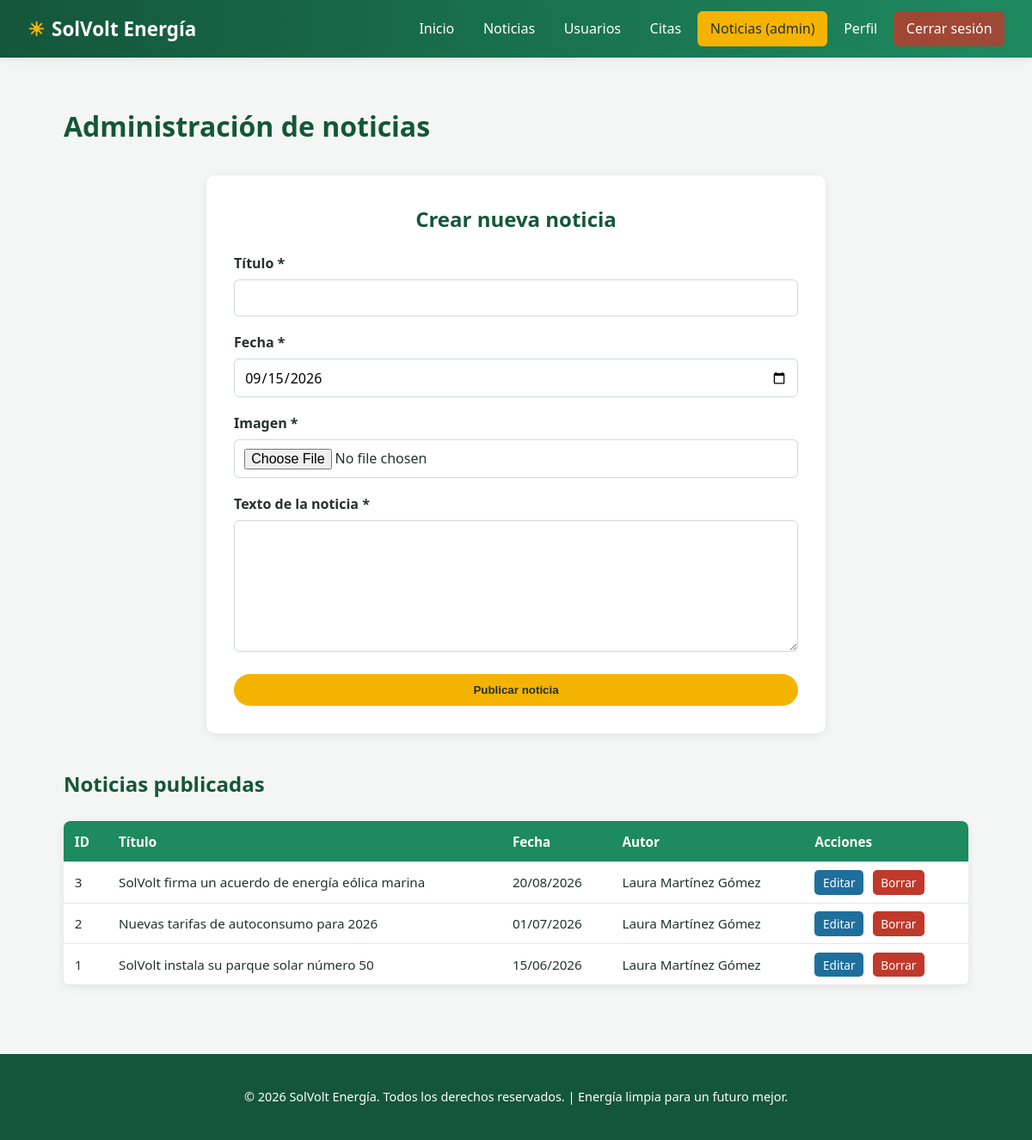
/noticias-administracion.php (signed in), run on the app's committed database.
### tables this page shows
CREATE TABLE noticias (
    idNoticia INT AUTO_INCREMENT PRIMARY KEY,
    titulo VARCHAR(200) NOT NULL UNIQUE,
    imagen VARCHAR(255) NOT NULL,
    texto LONGTEXT NOT NULL,
    fecha DATE NOT NULL,
    idUser INT NOT NULL,
    CONSTRAINT fk_noticias_user FOREIGN KEY (idUser)
        REFERENCES users_data(idUser)
        ON DELETE CASCADE ON UPDATE CASCADE
);

CREATE TABLE users_data (
    idUser INT AUTO_INCREMENT PRIMARY KEY,
    nombre VARCHAR(100) NOT NULL,
    apellidos VARCHAR(150) NOT NULL,
    email VARCHAR(150) NOT NULL UNIQUE,
    telefono VARCHAR(20) NOT NULL,
    fecha_nacimiento DATE NOT NULL,
    direccion VARCHAR(255),
    sexo ENUM('Hombre', 'Mujer', 'Otro') DEFAULT 'Otro'
);

### noticias-administracion.php (the view, shortened to what this page needs)
<?php
require 'config/db.php';
$noticiaEditar = null;
$noticias = $pdo->query(
    "SELECT n.*, u.nombre, u.apellidos FROM noticias n
     JOIN users_data u ON n.idUser = u.idUser
     ORDER BY n.fecha DESC"
)->fetchAll();
include 'includes/header.php';
?>
<div class="contenedor">
    <h1 style="color:var(--verde-oscuro);">Administración de noticias</h1>
    <div class="form-caja" style="max-width:720px;">
        <h2><?= $noticiaEditar ? 'Modificar noticia' : 'Crear nueva noticia' ?></h2>
        <form method="POST" action="noticias-administracion.php" enctype="multipart/form-data">
            <div class="campo">
                <label>Título *</label>
                <input type="text" name="titulo" value="<?= $noticiaEditar ? htmlspecialchars($noticiaEditar['titulo']) : '' ?>" required>
            </div>
            <div class="campo">
                <label>Fecha *</label>
                <input type="date" name="fecha" value="<?= $noticiaEditar ? $noticiaEditar['fecha'] : date('Y-m-d') ?>" required>
            </div>
            <div class="campo">
                <label>Imagen <?= $noticiaEditar ? '(deja vacío para mantener la actual)' : '*' ?></label>
                <input type="file" name="imagen" accept="image/*" <?= $noticiaEditar ? '' : 'required' ?>>
            </div>
            <div class="campo">
                <label>Texto de la noticia *</label>
                <textarea name="texto" rows="6" required><?= $noticiaEditar ? htmlspecialchars($noticiaEditar['texto']) : '' ?></textarea>
            </div>
            <button type="submit" class="btn" style="width:100%;"><?= $noticiaEditar ? 'Guardar cambios' : 'Publicar noticia' ?></button>
        </form>
    </div>
    <h2 style="color:var(--verde-oscuro);margin-top:2.5rem;">Noticias publicadas</h2>
    <table>
        <thead>
            <tr><th>ID</th><th>Título</th><th>Fecha</th><th>Autor</th><th>Acciones</th></tr>
        </thead>
        <tbody>
            <?php foreach ($noticias as $n): ?>
                <tr>
                    <td><?= $n['idNoticia'] ?></td>
                    <td><?= htmlspecialchars($n['titulo']) ?></td>
                    <td><?= date('d/m/Y', strtotime($n['fecha'])) ?></td>
                    <td><?= htmlspecialchars($n['nombre'] . ' ' . $n['apellidos']) ?></td>
                    <td class="acciones">
                        <a href="noticias-administracion.php?editar=<?= $n['idNoticia'] ?>" class="editar">Editar</a>
                        <a href="noticias-administracion.php?borrar=<?= $n['idNoticia'] ?>" class="borrar borrar-confirm"
                           data-mensaje="¿Seguro que deseas borrar esta noticia?">Borrar</a>
                    </td>
                </tr>
            <?php endforeach; ?>
        </tbody>
    </table>
</div>
<?php include 'includes/footer.php'; ?>

### css/style.css (style rules this page uses)
:root { --verde-principal: #1e8a5f; --verde-oscuro: #14563b; --azul-cielo: #1f6f9c; --amarillo-sol: #f5b301; --gris-claro: #f4f6f5; --gris-medio: #6b7a75; --blanco: #ffffff; --rojo-error: #c0392b; --sombra: 0 2px 10px rgba(0, 0, 0, 0.08); }
* { box-sizing: border-box; }
body { margin: 0; font-family: 'Segoe UI', Arial, sans-serif; background-color: var(--gris-claro); color: #24312c; line-height: 1.6; }
a { text-decoration: none; color: inherit; }
.contenedor { max-width: 1100px; margin: 0 auto; padding: 2rem 1.5rem; }
.btn { display: inline-block; background: var(--amarillo-sol); color: #24312c; padding: 0.7rem 1.6rem; border-radius: 30px; font-weight: bold; border: none; cursor: pointer; transition: transform 0.15s ease, box-shadow 0.15s ease; }
.form-caja { background: var(--blanco); max-width: 560px; margin: 2rem auto; padding: 2rem; border-radius: 10px; box-shadow: var(--sombra); }
.form-caja h2 { color: var(--verde-oscuro); margin-top: 0; text-align: center; }
.campo { margin-bottom: 1.1rem; }
.campo label { display: block; font-weight: 600; margin-bottom: 0.35rem; }
.campo input, .campo select, .campo textarea { width: 100%; padding: 0.6rem 0.7rem; border: 1px solid #cfd8d4; border-radius: 6px; font-size: 1rem; font-family: inherit; }
.campo textarea { resize: vertical; }
table { width: 100%; border-collapse: collapse; background: var(--blanco); box-shadow: var(--sombra); border-radius: 8px; overflow: hidden; margin-top: 1.5rem; }
th, td { padding: 0.7rem 0.8rem; text-align: left; border-bottom: 1px solid #e5e9e7; font-size: 0.95rem; }
th { background: var(--verde-principal); color: var(--blanco); }
.acciones a, .acciones button { margin-right: 0.4rem; font-size: 0.85rem; padding: 0.3rem 0.6rem; border-radius: 5px; border: none; cursor: pointer; }
.acciones .editar { background: var(--azul-cielo); color: var(--blanco); }
.acciones .borrar { background: var(--rojo-error); color: var(--blanco); }

### data on the page
noticias: idNoticia "3", titulo "SolVolt firma un acuerdo de energía eólica marina", fecha "20/08/2026", idUser.apellidos "Laura Martínez Gómez"
noticias: idNoticia "2", titulo "Nuevas tarifas de autoconsumo para 2026", fecha "01/07/2026", idUser.apellidos "Laura Martínez Gómez"
noticias: idNoticia "1", titulo "SolVolt instala su parque solar número 50", fecha "15/06/2026", idUser.apellidos "Laura Martínez Gómez"
